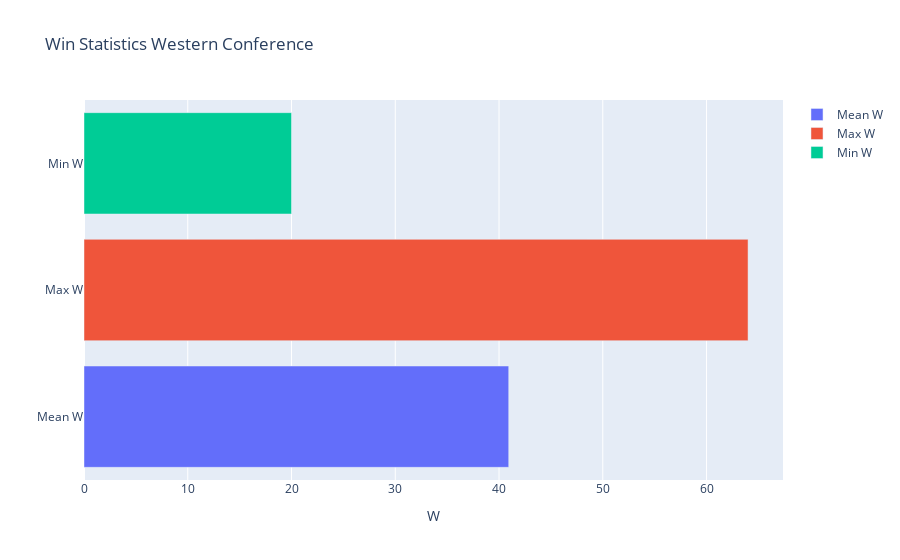

Source (notebook cell):
### Code cell
import plotly.graph_objects as go

# Compute mean, max, and min W
w_values = df_west["W"].values
mean_w = np.mean(w_values)
max_w = np.max(w_values)
min_w = np.min(w_values)

# Create bar chart
fig = go.Figure()
fig.add_trace(go.Bar(x=[mean_w], y=["Mean W"], orientation="h", name="Mean W"))
fig.add_trace(go.Bar(x=[max_w], y=["Max W"], orientation="h", name="Max W"))
fig.add_trace(go.Bar(x=[min_w], y=["Min W"], orientation="h", name="Min W"))
fig.update_layout(title="Win Statistics Western Conference", xaxis_title="W", yaxis_title="")
fig.show()
fig.write_image("western_w_stats123.png")

### Figure 1 — Plotly figure (JSON) as saved in the notebook; plotly's stock layout.template omitted (floating-point values rounded to 4 significant figures)
{"data": [{"name": "Mean W", "orientation": "h", "type": "bar", "x": [40.93], "y": ["Mean W"]}, {"name": "Max W", "orientation": "h", "type": "bar", "x": [64], "y": ["Max W"]}, {"name": "Min W", "orientation": "h", "type": "bar", "x": [20], "y": ["Min W"]}], "layout": {"title": {"text": "Win Statistics Western Conference"}, "xaxis": {"title": {"text": "W"}}, "yaxis": {"title": {"text": ""}}}}
